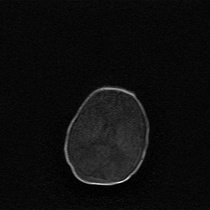
#> input picture Code/test.jpg, 210 x 210 px, shrunk from 256 x 256 before the run
$ jupyter execute --allow-errors new_pca.ipynb   (older library calls are emulated)
#> lines starting #> are read from the running program, lines starting #| are printed output that depends on the picture
[cell 1]
import numpy as np
from matplotlib.image import imread, imsave
import matplotlib.pyplot as plt
from sklearn.decomposition import PCA, IncrementalPCA
from skimage.metrics import peak_signal_noise_ratio, structural_similarity
import os

def calculate_mse(image1, image2):
    # Calculate the mean squared error
    mse = np.mean((image1 - image2) ** 2)
    return mse

# Load the image
image_raw = imread("../test.jpg")
#> image_raw is the input picture: shape (210, 210); min 0, max 243, mean 13.9

# Perform PCA
pca = PCA()
pca.fit(image_raw)

variance = np.cumsum(pca.explained_variance_ratio_) * 100

# Calculating the number of components needed to preserve 98% of the data
k = np.argmax(variance > 98)

# Perform Incremental PCA for compression
ipca = IncrementalPCA(n_components=k)
image_compressed = ipca.inverse_transform(ipca.fit_transform(image_raw))

imsave('./pca_ghyb.jpg', image_compressed)
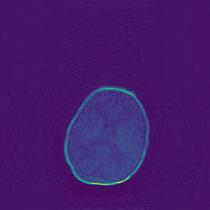
#> saved as pca_ghyb.jpg: shape (210, 210, 3); mean R, G, B 69.9, 25.8, 106.3

# Calculate compression ratio
original_size = os.stat('../test.jpg').st_size
#> (the rest of this cell did not finish here and is left out)

[cell 2]
import numpy as np
from matplotlib.image import imread, imsave
import matplotlib.pyplot as plt
from sklearn.decomposition import PCA, IncrementalPCA
from skimage.metrics import peak_signal_noise_ratio, structural_similarity
import os

def calculate_mse(image1, image2):
    # Calculate the mean squared error
    mse = np.mean((image1 - image2) ** 2)
    return mse

# Load the image
image_raw = imread("../image4.jpg")
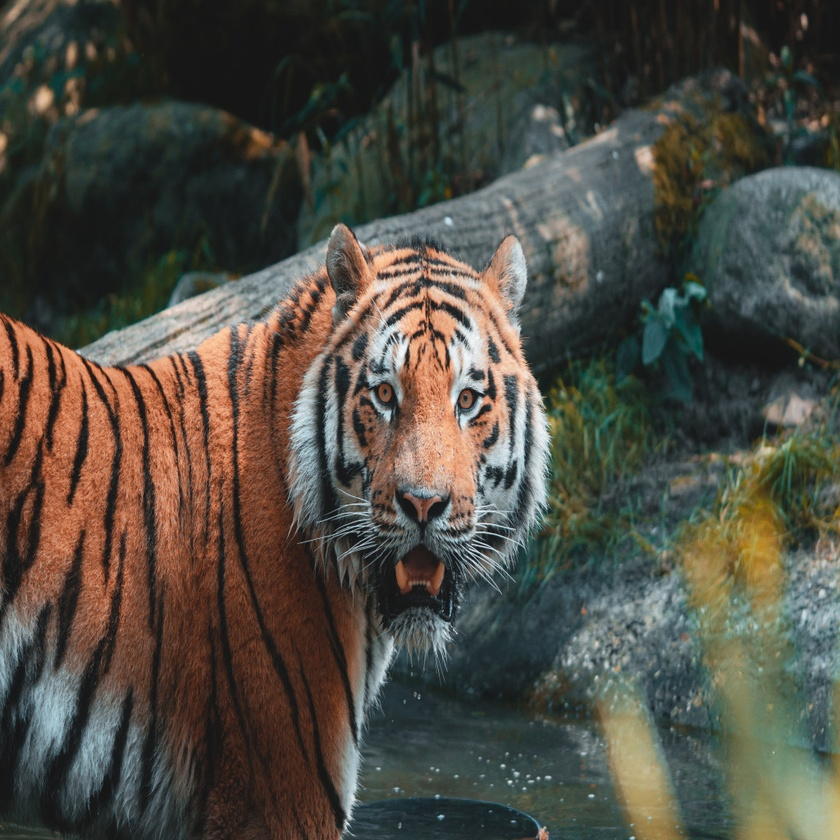
#> input picture Code/image4.jpg, 840 x 840 px, shrunk from 1024 x 1024 before the run
#> image_raw is the input picture: shape (840, 840, 3); mean R, G, B 78.5, 76, 67.1

# Perform PCA
pca = PCA()
pca.fit(image_raw.reshape(-1, 3))

variance = np.cumsum(pca.explained_variance_ratio_) * 100

# Calculating the number of components needed to preserve 98% of the data
k = np.argmax(variance > 98)

# Perform Incremental PCA for compression
ipca = IncrementalPCA(n_components=k)
image_compressed = ipca.inverse_transform(ipca.fit_transform(image_raw.reshape(-1, 3))).reshape(image_raw.shape)
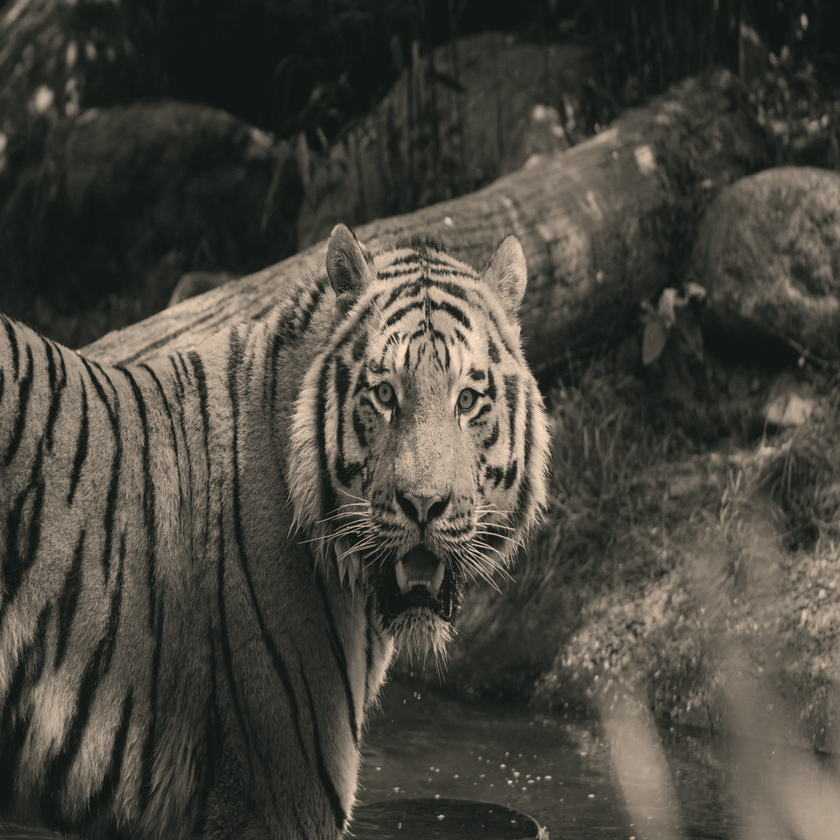
#> image_compressed: shape (840, 840, 3) float64; mean R, G, B 78.5, 76, 67.1; drawn with min black and max white

# Normalize the compressed image
image_compressed = (image_compressed - np.min(image_compressed)) / (np.max(image_compressed) - np.min(image_compressed))

# Save the compressed image
imsave('./pca_compressed.jpg', image_compressed)

# Calculate compression ratio
original_size = os.stat('../image4.jpg').st_size
#> (the rest of this cell did not finish here and is left out)
